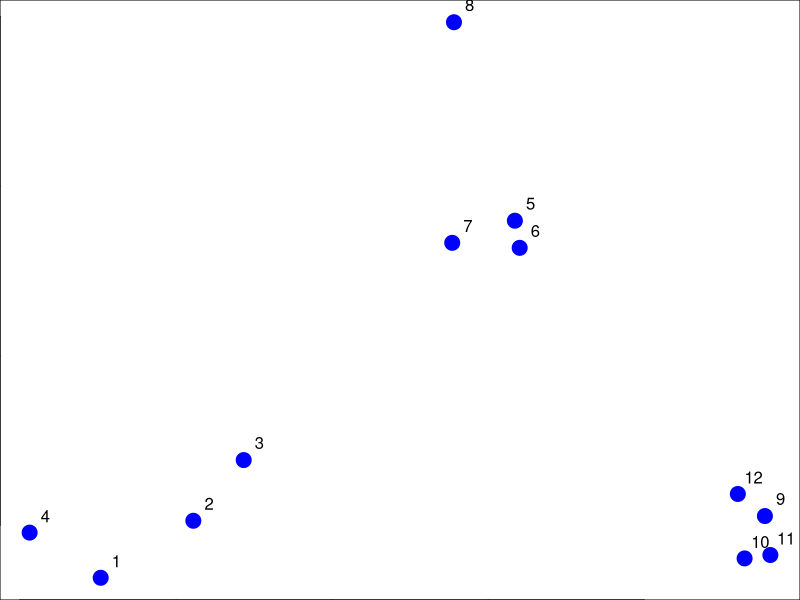
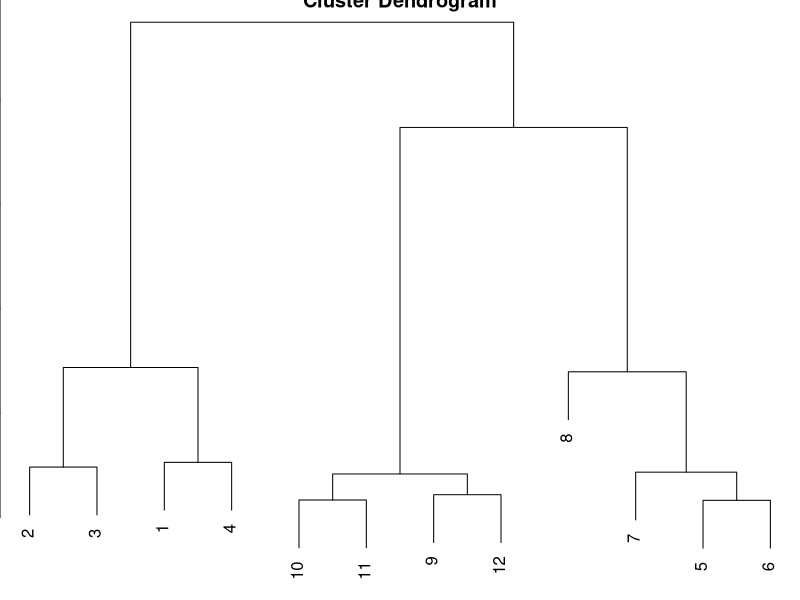
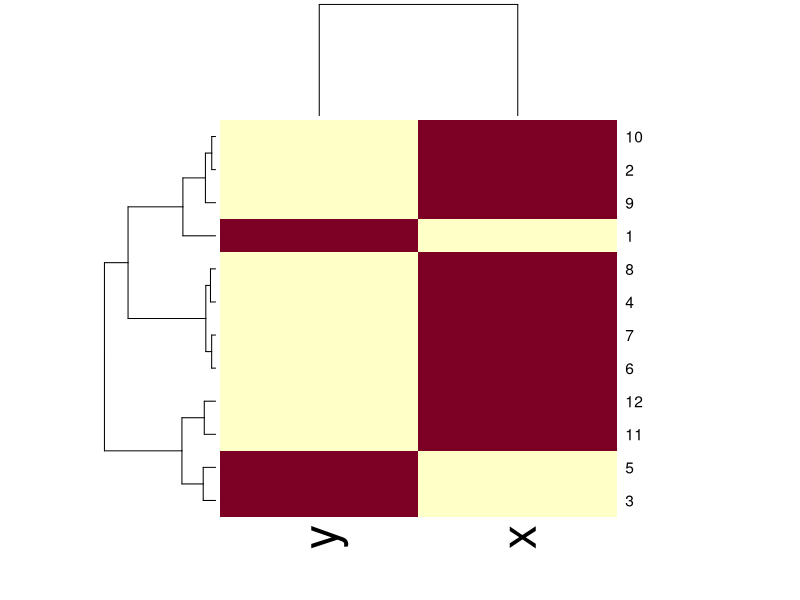
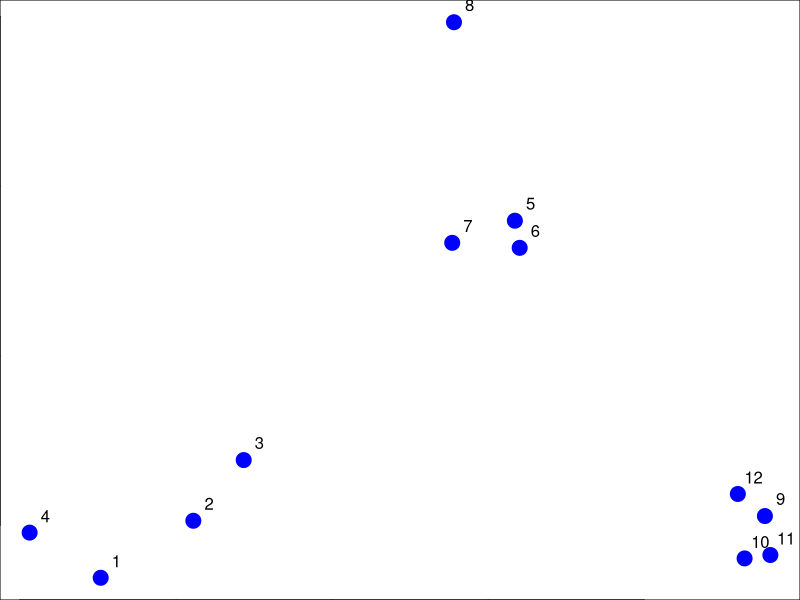
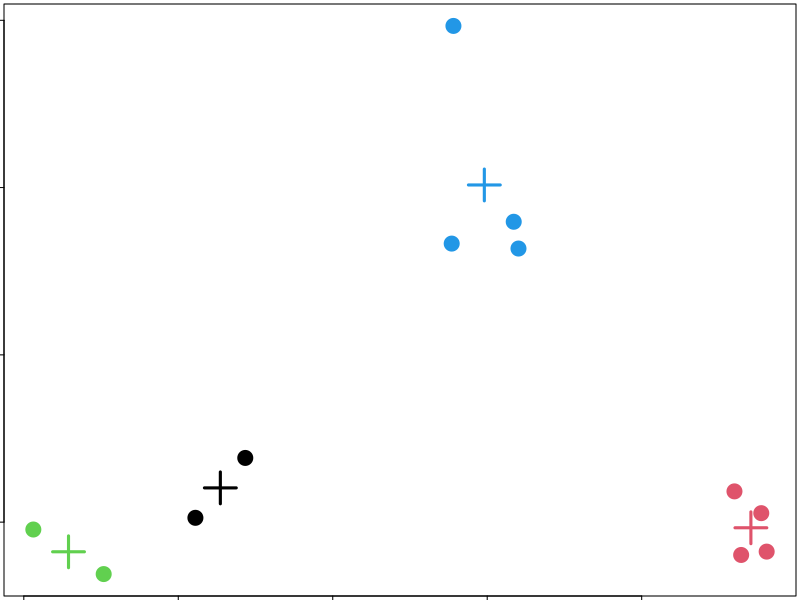

The R source for these figures, in order:
## ---- chunk 1
set.seed(1234)
par(mar = c(0,0,0,0))
x <- rnorm(12, mean = rep(1:3, each = 4), sd = 0.2)
y <- rnorm(12, mean = rep(c(1,2,1), each = 4), sd = 0.2)
plot(x,y,col="blue",pch=19,cex=2)
text(x+0.05, y+0.05, labels = as.character(1:12))
## ---- chunk 2
dataFrame = data.frame(x=x,y=y)
dist(dataFrame)
## ---- chunk 3
distxy <- dist(dataFrame)
hClustering = hclust(distxy)
plot(hClustering)
## ---- chunk 4
dataFrame = data.frame(x=x,y=y)
set.seed(143)
dataMatrix <- as.matrix(dataFrame)[sample(1:12),]
heatmap(dataMatrix)
## ---- chunk 5
set.seed(1234)
par(mar = c(0,0,0,0))
x <- rnorm(12, mean = rep(1:3, each = 4), sd = 0.2)
y <- rnorm(12, mean = rep(c(1,2,1), each = 4), sd = 0.2)
plot(x,y,col="blue",pch=19,cex=2)
text(x+0.05, y+0.05, labels = as.character(1:12))
## ---- chunk 6
dataFrame = data.frame(x=x,y=y)
kmeansObj <- kmeans(dataFrame, centers = 4)
names(kmeansObj)
## ---- chunk 7
kmeansObj$cluster
## ---- chunk 8
par(mar = rep(0.2, 4))
plot(x,y, col = kmeansObj$cluster, pch = 19, cex = 2)
points(kmeansObj$centers, col = 1:4, pch = 3, cex = 3, lwd = 3)
